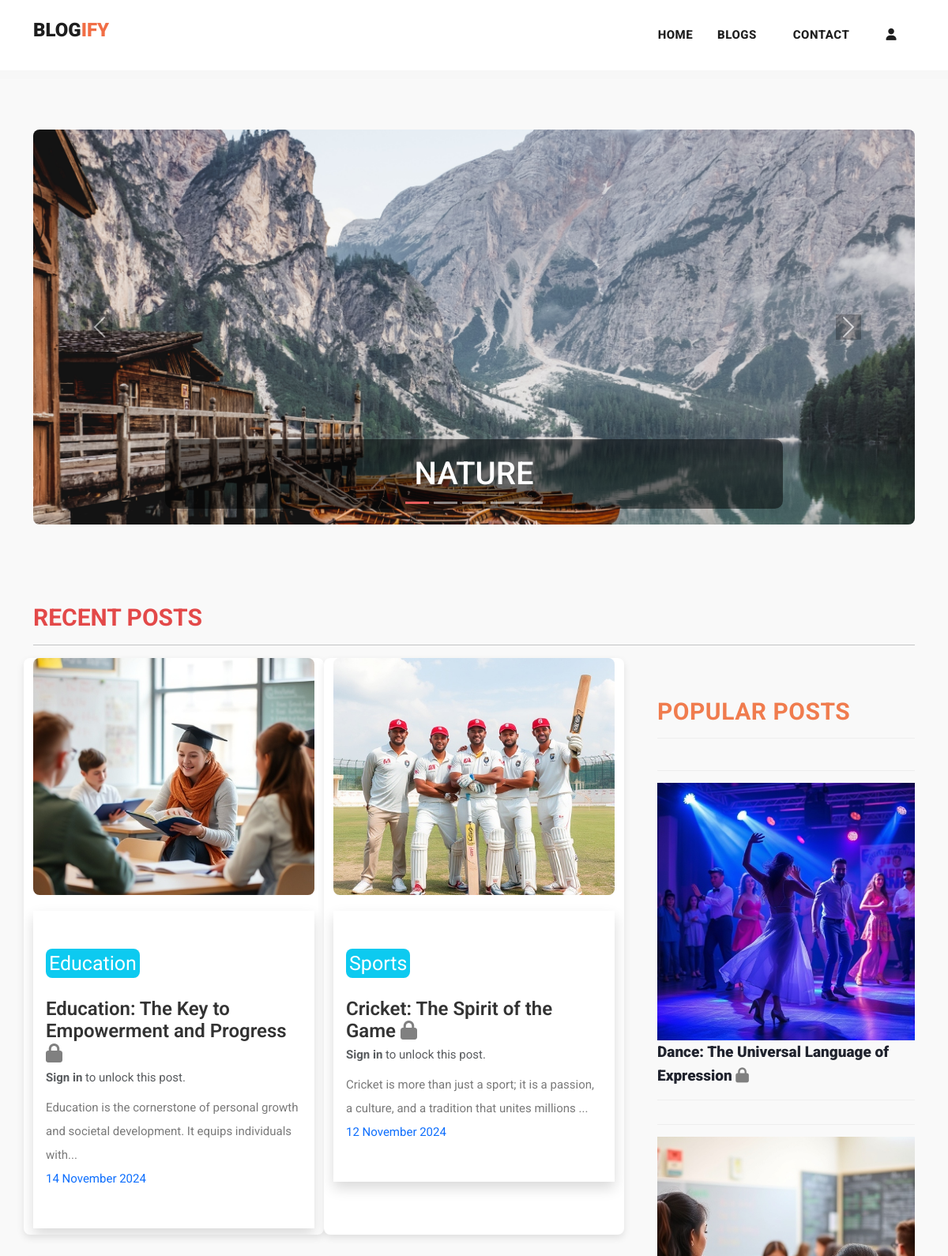
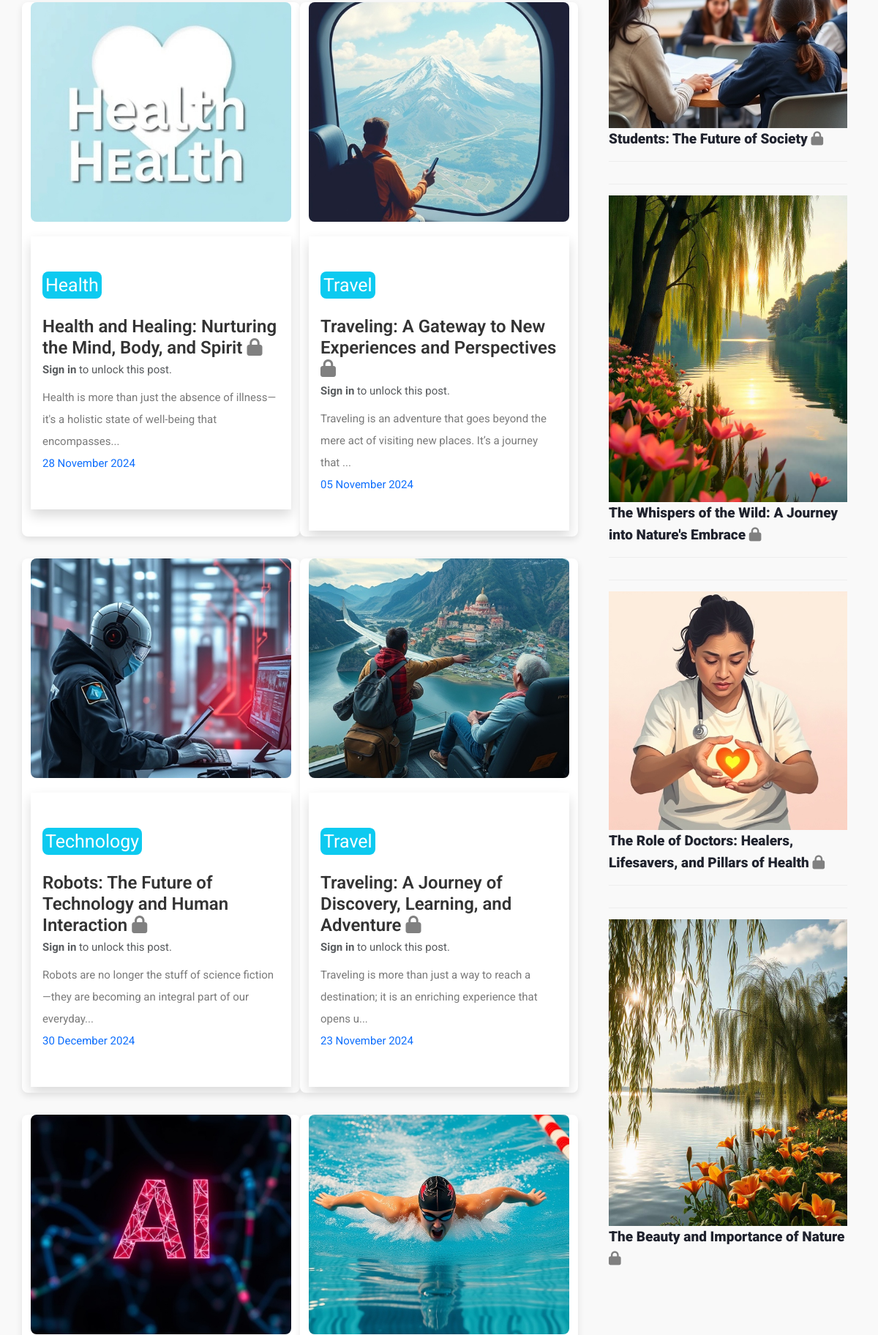
The page / (upper part) on the database its author committed (2 pictures, top to bottom).
### myapp/models.py (models this page shows, shortened)
class Post(models.Model):
    postname = models.CharField(max_length=600)
    category = models.CharField(max_length=600)
    image = models.ImageField(upload_to='images/posts', blank=True, null=True)
    content = models.CharField(max_length=100000)
    time = models.CharField(default=time, max_length=100, blank=True)
    likes = models.IntegerField(null=True, blank=True, default=0)
    user = models.ForeignKey(User, on_delete=models.CASCADE)
    liked_by = models.ManyToManyField(User, related_name='liked_posts', blank=True)  # Track users who liked

### myapp/views.py (the view)
# urls.py: path("",views.index,name="index"),
def index(request):
    return render(request,"index.html",{
        'posts':Post.objects.filter(user_id=request.user.id).order_by("id").reverse(),
        'top_posts':Post.objects.all().order_by("-likes"),
        'recent_posts':Post.objects.all().order_by("-id"),
        'user':request.user,
        'media_url':settings.MEDIA_URL
    })

### templates/index.html (shortened to what this page needs)
{% load static %}
<!DOCTYPE html>
<html lang="en">
<head>
  <link href="https://cdn.jsdelivr.net/npm/bootstrap@5.3.0-alpha3/dist/css/bootstrap.min.css" rel="stylesheet">
  <link href="{% static 'vendor/bootstrap/css/bootstrap.min.css' %}" rel="stylesheet">
  <link href="https://cdn.jsdelivr.net/npm/bootstrap@5.3.1/dist/css/bootstrap.min.css" rel="stylesheet">
</head>
<link rel="stylesheet" href="{% static 'assets/css/fontawesome.css' %}">
<link rel="stylesheet" href="https://cdnjs.cloudflare.com/ajax/libs/font-awesome/6.4.2/css/all.min.css">
<link rel="stylesheet" href="{% static 'assets/css/templatemo-stand-blog.css' %}">
<link rel="stylesheet" href="{% static 'assets/css/owl.css' %}">
<link rel="stylesheet" href="{% static 'assets/css/styles.css' %}">
<body>
  {% include 'header.html' %}
  <div class="container mt-5 carousel">
    <div id="carouselExampleCaptions" class="carousel slide">
      <div class="carousel-indicators">
        <button type="button" data-bs-target="#carouselExampleCaptions" data-bs-slide-to="0" class="active" aria-current="true" aria-label="Slide 1"></button>
        <button type="button" data-bs-target="#carouselExampleCaptions" data-bs-slide-to="1" aria-label="Slide 2"></button>
        <button type="button" data-bs-target="#carouselExampleCaptions" data-bs-slide-to="2" aria-label="Slide 3"></button>
        <button type="button" data-bs-target="#carouselExampleCaptions" data-bs-slide-to="3" aria-label="Slide 4"></button>
        <button type="button" data-bs-target="#carouselExampleCaptions" data-bs-slide-to="4" aria-label="Slide 5"></button>
      </div>
      <div class="carousel-inner">
        <div class="carousel-item active">
          <img src="{% static 'assets/images/nature.jpg' %}" alt="image1">
          <div class="carousel-caption ">
            <h1>NATURE</h1>
          </div>
        </div>
      </div>
      <button class="carousel-control-prev" type="button" data-bs-target="#carouselExampleCaptions" data-bs-slide="prev">
        <span class="carousel-control-prev-icon" aria-hidden="true"></span>
      </button>
      <button class="carousel-control-next" type="button" data-bs-target="#carouselExampleCaptions" data-bs-slide="next">
        <span class="carousel-control-next-icon" aria-hidden="true"></span>
      </button>
    </div>
  </div>
  <section class="blog-posts">
    <div class="container">
      <h3 class="mb-2" style="color: rgb(227, 73, 73); font-size: 30px; font-weight: bold;">RECENT POSTS</h3>
      <hr>
      <div class="row">
        <div class="col-lg-8">
          <div class="all-blog-posts">
            <div class="row">
              {% for post in recent_posts|slice:":8" %}
              <div class="col col-lg-6 col-12 pb-2 blog-post">
                <img src="{{media_url}}{{post.image}}" alt="" class="img-fluid" width="100%">
                <div class="px-3 py-5 shadow">
                  <span class="text-white bg-info text-center rounded-3 mt-5" style="padding: 4px; font-size:25px">{{ post.category }}</span>
                  {% if post.can_view %}
                    <a href="{% url 'post' post.id %}" class="text-decoration-none text-dark mb-3">
                      <h5 class="mt-4" ></h5>
                    </a>
                  {% else %}
                      {% if user.is_authenticated %}
                        <a href="{% url 'post' post.id %}" class="text-decoration-none text-dark">
                          <h5>{{ post.postname }}</h5>
                        </a>
                      {% else %}
                        <h5>{{ post.postname }} <i class="fas fa-lock" style="color: gray;"></i></h5>
                        <p class="text-muted">
                          <a href="{% url 'signin' %}" class="text-muted" style="text-decoration: none; color: inherit; font-weight: bold; transition: color 0.3s ease;">Sign in</a> to unlock this post.
                        </p>
                      {% endif %}
                  {% endif %}
                  <p class="mt-2">{{ post.content|slice:"0:100" }}...</p>
                  <p class="big text-primary">{{ post.time }} </p>
                </div>
              </div>
              {% endfor %}
            </div>
          </div>
        </div>
        <div class="col-lg-4">
          <div class="sidebar">
            <div class="row">
              <div class="col-lg-12">
                <div class="sidebar-item recent-posts">
                  <div class="sidebar-heading">
                    <h2 style="color: rgb(240, 124, 78); font-size: 30px; font-weight: bold;">Popular Posts</h2>
                  </div>
                  <div class="content">
                    <ul>
                      {% for post in top_posts|slice:":5" %}
                        <li>
                          {% if post.can_view %}
                            <a href="{% url 'post' post.id %}" class="text-decoration-none ">
                            </a>
                          {% else %}
                            <li>
                              <img src="{{media_url}}{{ post.image }}" class="img-fluid" alt="" width="100%">
                              {% if user.is_authenticated %}
                                <a href="{% url 'post' post.id %}" class="text-decoration-none text-dark">
                                  <h5>{{ post.postname }}</h5>
                                </a>
                              {% else %}
                                <h5>{{ post.postname }} <i class="fas fa-lock" style="color: gray;"></i></h5>
                              {% endif %}
                            </li>
                                {% endif %}
                             </li>
                      {% endfor %}
                    </ul>
                  </div>
                </div>
              </div>
            </div>
          </div>
        </div>
      </div>
    </div>
  </section>
</body>
</html>

### static/assets/css/templatemo-stand-blog.css (style rules this page uses)
body { font-family: 'Roboto', sans-serif; overflow-x: hidden; text-rendering: optimizeLegibility; -webkit-font-smoothing: antialiased; -moz-osx-font-smoothing: grayscale; }
p { margin-bottom: 0px; font-size: 15px; font-weight: 400; color: #7a7a7a; line-height: 30px; }
a { text-decoration: none!important; }
ul { padding: 0; margin: 0; list-style: none; }
h1,h2,h3,h4,h5,h6 { margin: 0px; }
.blog-posts { margin-top: 100px; }
.blog-posts .blog-post { margin-bottom: 30px; }
.blog-posts .sidebar-heading h2 { font-size: 18px; text-transform: uppercase; font-weight: 900; letter-spacing: 0.5px; color: #20232e; border-bottom: 1px solid #eee; padding-bottom: 15px; margin-bottom: 25px; }
.sidebar { margin-left: 30px; }
.sidebar .sidebar-item { margin-top: 50px; }
.sidebar .sidebar-heading h2 { font-size: 18px; text-transform: uppercase; font-weight: 900; letter-spacing: 0.5px; color: #20232e; border-bottom: 1px solid #eee; padding-bottom: 15px; margin-bottom: 25px; }
.sidebar .recent-posts ul li { margin-bottom: 15px; padding-bottom: 15px; border-bottom: 1px solid #eee; }
.sidebar .recent-posts ul li:last-child { margin-bottom: 0px; padding-bottom: 0px; border-bottom: none; }
.sidebar .recent-posts ul li h5 { font-size: 19px; font-weight: 900; color: #20232e; line-height: 30px; transition: all 0.3s; }

### static/assets/css/styles.css (style rules this page uses)
.carousel img { width: 100%; height: 700px; }
.blog-posts .blog-post img, .blog-post img { height: 300px; }
body { font-family: 'Roboto', sans-serif; background-color: #f9f9f9; margin: 0; padding: 0; }
h5 { font-weight: 700; color: #333; }
.container { max-width: 1140px; margin: 0 auto; }
.carousel { margin-top: 30px; border-radius: 8px; overflow: hidden; }
.carousel-inner img { width: 100%; height: 500px; object-fit: cover; transition: transform 0.5s ease; }
.carousel-caption { background: rgba(0, 0, 0, 0.5); border-radius: 10px; }
.blog-posts .container { margin-top: 50px; }
.blog-post { background: white; border-radius: 8px; box-shadow: 0 4px 10px rgba(0, 0, 0, 0.1); overflow: hidden; margin-bottom: 30px; transition: transform 0.3s ease; }
.blog-post img { width: 100%; height: 200px; object-fit: cover; border-radius: 8px; transition: all 0.3s ease; margin-bottom: 20px; }
h5 { font-size: 24px; font-weight: 600; color: #333; }
.text-center { color: #E75C5C; font-size: 40px; margin-bottom: 40px; }
.carousel-indicators button { background-color: rgba(0, 0, 0, 0.5); }
.carousel-indicators button.active { background-color: #E75C5C; }
.carousel-control-prev-icon, .carousel-control-next-icon { background-color: rgba(0, 0, 0, 0.5); }

### templates/footer.html (style rules this page uses)
li { text-decoration: none; text-align: left; }

### rows shown on the page
Post: image (picture), category "Education", postname "Education: The Key to Empowerment and Progress", content "Education is the cornerstone of personal growth and societal development. It equips individuals with", time "14 November 2024"
Post: image (picture), category "Sports", postname "Cricket: The Spirit of the Game", content "Cricket is more than just a sport; it is a passion, a culture, and a tradition that unites millions", time "12 November 2024"
Post: image (picture), category "Health", postname "Health and Healing: Nurturing the Mind, Body, and Spirit", content "Health is more than just the absence of illness—it's a holistic state of well-being that encompasses", time "28 November 2024"
Post: image (picture), category "Travel", postname "Traveling: A Gateway to New Experiences and Perspectives", content "Traveling is an adventure that goes beyond the mere act of visiting new places. It’s a journey that", time "05 November 2024"
Post: image (picture), category "Technology", postname "Robots: The Future of Technology and Human Interaction", content "Robots are no longer the stuff of science fiction—they are becoming an integral part of our everyday", time "30 December 2024"
Post: image (picture), category "Travel", postname "Traveling: A Journey of Discovery, Learning, and Adventure", content "Traveling is more than just a way to reach a destination; it is an enriching experience that opens u", time "23 November 2024"
Post: image (picture)
Post: image (picture)
Post: image (picture), postname "Dance: The Universal Language of Expression"
Post: image (picture), postname "Students: The Future of Society"
Post: image (picture), postname "The Whispers of the Wild: A Journey into Nature's Embrace"
Post: image (picture), postname "The Role of Doctors: Healers, Lifesavers, and Pillars of Health"
Post: image (picture), postname "The Beauty and Importance of Nature"
